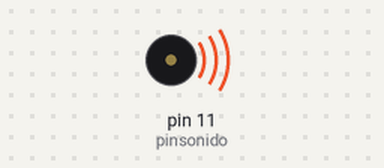
Recording of a sketch running on a simulated Arduino Nano, built with avr-gcc and run on an emulated ATmega328P. Parts: buzzer (waves = sounding).

Above: at 3.8 s.
At 15.3 s:
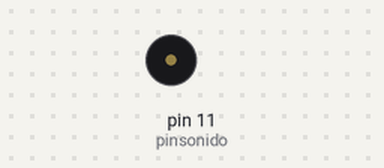
Timing chart, 0 to 16.8 s (numbered marks = the images above):
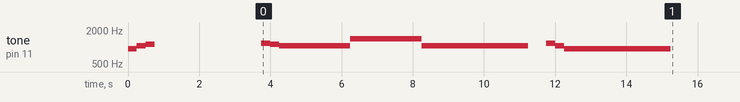

The sketch:

cancion.ino.ino
```cpp
#include "notas.h"
int melodia[]={AS5, C6, CS6, PAUSA,PAUSA,PAUSA, D6, CS6, C6, C6, F6, F6, C6, C6, C6,PAUSA, PAUSA, D6, C6, AS5, AS5, AS5};
int duracion[]={4,4,4,1,1,1,4,4,1,1,1,1,1,1,1,4,4,4,4,1,1,1 };
void setup() {
  const int pinsonido = 11;
  int taman=sizeof(melodia)/sizeof(int);
  for (int esanota = 0; esanota < taman; esanota++){
    int duracionesanota=1000/duracion[esanota];
    tone(pinsonido,melodia[esanota],duracionesanota);
    delay(duracionesanota);
    noTone(pinsonido);
  }
  // put your setup code here, to run once:

}

void loop() {
  // put your main code here, to run repeatedly:

}
```

notas.h
```cpp
/**************************************************
  * notas.h: constantes con las frecuencias
  * correspondientes a las alturas de notas musicales
  * (parte entera)
 *************************************************/
#define PAUSA     0
#define B0  31
#define C1  33
#define CS1 35
#define D1  37
#define DS1 39
#define E1  41
#define F1  44
#define FS1 46
#define G1  49
#define GS1 52
#define A1  55
#define AS1 58
#define B1  62
#define C2  65
#define CS2 69
#define D2  73
#define DS2 78
#define E2  82
#define F2  87
#define FS2 93
#define G2  98
#define GS2 104
#define A2  110
#define AS2 117
#define B2  123
#define C3  131
#define CS3 139
#define D3  147
#define DS3 156
#define E3  165
#define F3  175
#define FS3 185
#define G3  196
#define GS3 208
#define A3  220
#define AS3 233
#define B3  247
#define C4  262
#define CS4 277
#define D4  294
#define DS4 311
#define E4  330
#define F4  349
#define FS4 370
#define G4  392
#define GS4 415
#define A4  440
#define AS4 466
#define B4  494
#define C5  523
#define CS5 554
#define D5  587
#define DS5 622
#define E5  659
#define F5  698
#define FS5 740
#define G5  784
#define GS5 831
#define A5  880
#define AS5 932
#define B5  988
#define C6  1047
#define CS6 1109
#define D6  1175
#define DS6 1245
#define E6  1319
#define F6  1397
#define FS6 1480
#define G6  1568
#define GS6 1661
#define A6  1760
#define AS6 1865
#define B6  1976
#define C7  2093
#define CS7 2217
#define D7  2349
#define DS7 2489
#define E7  2637
#define F7  2794
#define FS7 2960
#define G7  3136
#define GS7 3322
#define A7  3520
#define AS7 3729
#define B7  3951
#define C8  4186
#define CS8 4435
#define D8  4699
#define DS8 4978
```
